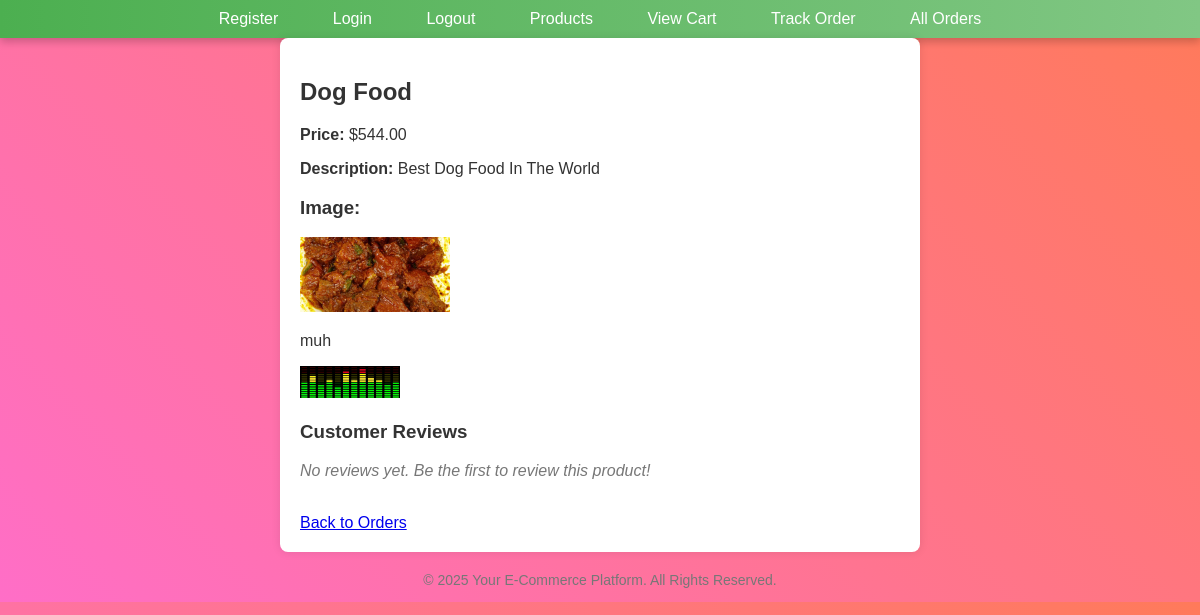
The page /product/603/ (signed in) on the database its author committed.
### Shop/models.py (models this page shows, shortened)
class Products(models.Model):
    store = models.ForeignKey(Stores, on_delete=models.CASCADE)
    name = models.CharField(max_length=255)
    description = models.TextField()
    price = models.DecimalField(max_digits=10, decimal_places=2)
    image = models.ImageField(upload_to='products/')
    category = models.CharField(max_length=50, choices=Stores.CATEGORY_CHOICES)
    created_at = models.DateTimeField(auto_now_add=True)

class Stores(models.Model):
    CATEGORY_CHOICES = [
        ('TECH', 'Tech'),
        ('CLOTHING', 'Clothing'),
        ('FOOD', 'Food'),
        ('FURNITURE', 'Furniture'),
        ('BEAUTY', 'Beauty'),
        ('SPORTS', 'Sports'),
        ('AUTOMOTIVE', 'Automotive'),
        ('TOYS', 'Toys'),
        ('BOOKS', 'Books'),
        ('MUSIC', 'Music'),
        ('HEALTH', 'Health'),
        ('HOME_APPLIANCES', 'Home Appliances'),
        ('GROCERY', 'Grocery'),
        ('JEWELRY', 'Jewelry'),
        ('PET_SUPPLIES', 'Pet Supplies'),
        ('ELECTRONICS', 'Electronics'),
        ('BABY_PRODUCTS', 'Baby Products'),
        ('GARDENING', 'Gardening'),
        ('OFFICE_SUPPLIES', 'Office Supplies'),
        ('TRAVEL', 'Travel'),
        ('OUTDOOR', 'Outdoor & Camping'),
        ('VIDEO_GAMES', 'Video Games'),
        ('HANDMADE', 'Handmade & Crafts'),
        ('LUXURY', 'Luxury Items'),
        ('MEDICAL', 'Medical & Pharmacy'),
        ('INDUSTRIAL', 'Industrial & Tools'),
        ('GIFTS', 'Gifts & Collectibles'),
        ('MOVIES', 'Movies & Entertainment'),
        ('HOME_DECOR', 'Home Decor'),
        ('ART', 'Art & Paintings'),
        ('HOBBIES', 'Hobbies & DIY'),
        ('SECURITY', 'Security & Surveillance'),
        ('BICYCLES', 'Bicycles & Accessories'),
        ('WATCHES', 'Watches'),
        ('FARMING', 'Farming & Agriculture'),
        ('REAL_ESTATE', 'Real Estate'),
        ('EDUCATION', 'Education & e-Learning'),
        ('GAMING', 'Gaming'),
        ('FASHION', 'Fashion'),
        ('SPIRITUAL', 'Spiritual & Religious'),
        ('MOTORS', 'Motorcycles & Scooters'),
        ('RESTAURANTS', 'Restaurants & Cafes'),
        ('BAKERY', 'Bakery & Confectionery'),
        ('WEDDINGS', 'Weddings & Events'),
        ('PHOTOGRAPHY', 'Photography & Videography'),
        ('MUSICAL_INSTRUMENTS', 'Musical Instruments'),
        ('TEA_COFFEE', 'Tea & Coffee'),
        ('FISHING', 'Fishing & Hunting'),
        ('DRONES', 'Drones & RC Gadgets'),
        ('ENERGY', 'Solar & Renewable Energy'),
        ('VR_AR', 'VR & AR Equipment'),
        ('FITNESS', 'Fitness & Gym Equipment'),
    ]
    by_user = models.ForeignKey(User, on_delete=models.CASCADE)
    category = models.CharField(max_length=50, choices=CATEGORY_CHOICES)
    image = models.ImageField(upload_to='Store_Images/')
    unique_name = models.CharField(max_length=100)

### Shop/views.py (the view)
# urls.py: path('product/<int:id>/', product_detail_view, name='product_detail'),
@login_required(login_url='login')
def product_detail_view(request, id):
    product = get_object_or_404(Products, id=id)
    reviews = ProductReview.objects.filter(product=product).order_by('-created_at')
    store = product.store
    context = {
        'product': product,
        'reviews': reviews,
        'store': store,
    }
    return render(request, 'product_detail.html', context)

### Shop/templates/product_detail.html (shortened to what this page needs)
<!DOCTYPE html>
<html lang="en">
<head>
    {% load static %}
    <link rel="stylesheet" href="{% static 'css/order_tracker.css' %}">
</head>
<body>
    <nav>
        <a href="{% url 'register' %}">Register</a>
        <a href="{% url 'login' %}">Login</a>
        <a href="{% url 'logout' %}">Logout</a>
        <a href="{% url 'products' %}">Products</a>
        <a href="{% url 'view_cart' %}">View Cart</a>
        <a href="{% url 'track_order' %}">Track Order</a>
        <a href="{% url 'all_orders' %}">All Orders</a>
    </nav>
    <div class="container">
        <h2>{{ product.name }}</h2>
        <p><strong>Price:</strong> ${{ product.price }}</p>
        <p><strong>Description:</strong> {{ product.description }}</p>
        <h3>Image:</h3>
        <img src="{{ product.image.url }}" alt="Product Image" class="product-image" style="width: 150px;">
        <p>{{ store.by_user }}</p>
        {% if store.image %}
            <img src="{{ store.image.url }}" alt="" style="width: 100px;">
        {% else %}
        <img src="{% static 'images/bg-login.jpg' %}" alt="" style="width: 100px;">
        {% endif %}
        <h3>Customer Reviews</h3>
        {% if reviews %}
            {% for review in reviews %}
                <div class="review">
                    <p><strong>{{ review.user.username }}</strong> ({{ review.created_at|date:"M d, Y" }})</p>
                    <p class="rating">Rating: ⭐{{ review.rating }}/5</p>
                    <p>{{ review.comment }}</p>
                </div>
            {% endfor %}
        {% else %}
            <p class="no-reviews">No reviews yet. Be the first to review this product!</p>
        {% endif %}
        <br>
        <a href="{% url 'all_orders' %}">Back to Orders</a>
    </div>
    <footer>
        <p>&copy; 2025 Your E-Commerce Platform. All Rights Reserved.</p>
    </footer>
</body>
</html>

### Shop/static/css/order_tracker.css (style rules this page uses)
body { font-family: 'Arial', sans-serif; background: linear-gradient(135deg, #f8f8f8, #e0e0e0); text-align: center; margin: 0; padding: 20px; animation: fadeIn 1s ease-in; }
nav { background: linear-gradient(90deg, #4CAF50, #81C784); padding: 15px; box-shadow: 0 4px 8px rgba(0, 0, 0, 0.2); }
.container { width: 50%; margin: auto; background: white; padding: 30px; border-radius: 15px; box-shadow: 0 8px 16px rgba(0, 0, 0, 0.3); transition: transform 0.3s; }

### Shop/templates/product_detail.html (style rules this page uses)
body { font-family: Arial, sans-serif; background: linear-gradient(45deg, #ff6ec7, #ff7a5a); margin: 0; padding: 0; color: #333; }
h2, h3 { color: #333; }
.container { max-width: 800px; background: white; padding: 20px; border-radius: 8px; box-shadow: 0px 0px 10px rgba(0, 0, 0, 0.1); margin: auto; text-align: left; }
nav { background-color: #333; padding: 10px; }
nav a { color: white; text-decoration: none; margin: 0 15px; padding: 10px; transition: background-color 0.3s ease, transform 0.3s ease; }
.no-reviews { font-style: italic; color: #777; }
footer { text-align: center; margin-top: 20px; font-size: 14px; color: #777; }

### rows shown on the page
Products: name "Dog Food", price "544.00", description "Best Dog Food In The World", image (picture)
Stores: by_user "muh", image (picture)
